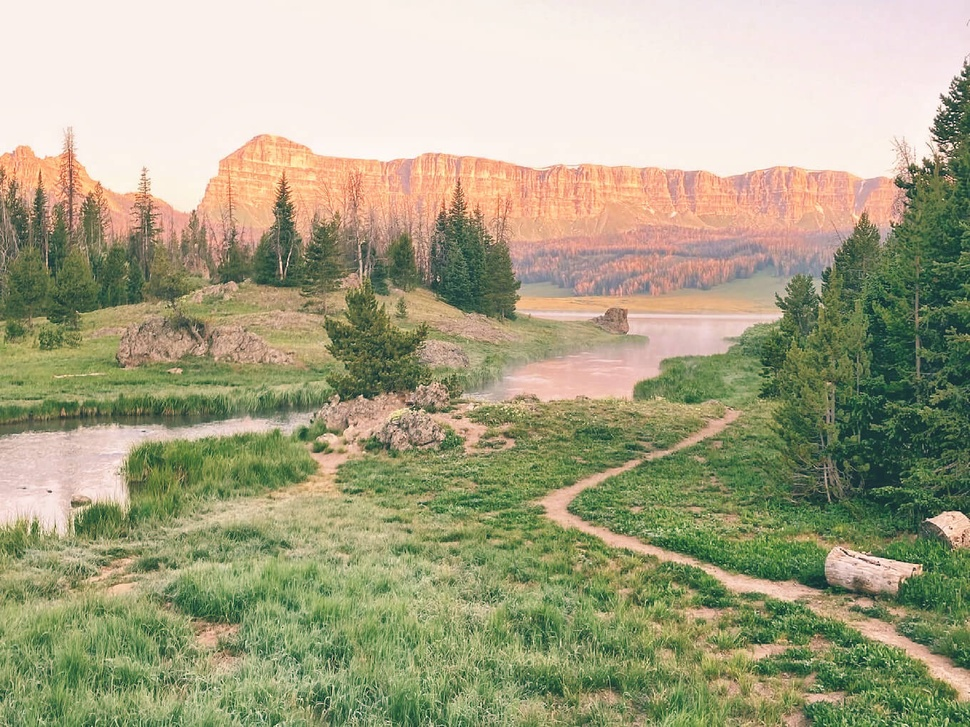
#> input picture Lab-02/lowContrast1.jpg, 970 x 727 px, shrunk from 1360 x 1020 before the run
$ python histogram_specification.py
#> lines starting #> are read from the running program, lines starting #| are printed output that depends on the picture
import cv2
import numpy as np
import matplotlib.pyplot as plt

def histogram_specification(input_image, reference_image):
    # Calculate histograms of input and reference images for each channel
    input_hist_b = cv2.calcHist([input_image], [0], None, [256], [0, 256])
    input_hist_g = cv2.calcHist([input_image], [1], None, [256], [0, 256])
    input_hist_r = cv2.calcHist([input_image], [2], None, [256], [0, 256])

    reference_hist_b = cv2.calcHist([reference_image], [0], None, [256], [0, 256])
    reference_hist_g = cv2.calcHist([reference_image], [1], None, [256], [0, 256])
    reference_hist_r = cv2.calcHist([reference_image], [2], None, [256], [0, 256])

    # Create mapping functions for each channel
    mapping_function_b = create_mapping_function(input_hist_b, reference_hist_b)
    mapping_function_g = create_mapping_function(input_hist_g, reference_hist_g)
    mapping_function_r = create_mapping_function(input_hist_r, reference_hist_r)

    # Apply the mapping functions to each channel
    matched_image = cv2.LUT(input_image, mapping_function_b)
    matched_image[:,:,1] = cv2.LUT(input_image[:,:,1], mapping_function_g)
    matched_image[:,:,2] = cv2.LUT(input_image[:,:,2], mapping_function_r)

    return matched_image

def create_mapping_function(input_hist, reference_hist):
    # Calculate cumulative histograms
    input_cumulative = np.cumsum(input_hist)
    reference_cumulative = np.cumsum(reference_hist)

    # Normalize cumulative histograms
    input_cumulative_normalized = (input_cumulative - input_cumulative.min()) * 255 / (input_cumulative.max() - input_cumulative.min())
    reference_cumulative_normalized = (reference_cumulative - reference_cumulative.min()) * 255 / (reference_cumulative.max() - reference_cumulative.min())

    # Create a mapping function
    mapping_function = np.zeros(256, dtype=np.uint8)
    for i in range(256):
        mapping_function[i] = np.argmin(np.abs(input_cumulative_normalized - reference_cumulative_normalized[i]))

    return mapping_function

if __name__ == "__main__":
    # Load the input colored image and reference image
    input_image = cv2.imread("lowContrast1.jpg")
#> input_image is the input picture: shape (727, 970, 3); mean B, G, R 134.1, 164.4, 167.2
    reference_image = cv2.imread("reference.jpeg")
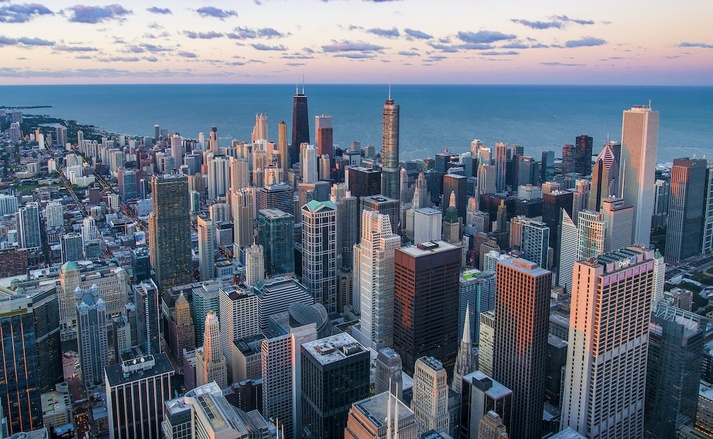
#> input picture Lab-02/reference.jpeg, 713 x 439 px, shrunk from 1000 x 615 before the run
#> reference_image is the input picture: shape (439, 713, 3); mean B, G, R 129.9, 114.5, 104.5

    # Perform histogram specification
    matched_image = histogram_specification(input_image, reference_image)
#> in histogram_specification, `input_hist_b = cv2.calcHist([input_image], [0], None, [256], [0, 256])`: input_hist_b = 256 values, max 69676 at index 236, min 0 at index 251, mean 2754.6
#> in histogram_specification, `input_hist_g = cv2.calcHist([input_image], [1], None, [256], [0, 256])`: input_hist_g = 256 values, max 80013 at index 241, min 0 at index 0, mean 2754.6
#> in histogram_specification, `input_hist_r = cv2.calcHist([input_image], [2], None, [256], [0, 256])`: input_hist_r = 256 values, max 84677 at index 250, min 0 at index 1, mean 2754.6
#> in histogram_specification, `reference_hist_b = cv2.calcHist([reference_image], [0], None, [256], [..`: reference_hist_b = 256 values, max 3004 at index 162, min 7 at index 253, mean 1222.7
#> in histogram_specification, `reference_hist_g = cv2.calcHist([reference_image], [1], None, [256], [..`: reference_hist_g = 256 values, max 3612 at index 121, min 0 at index 249, mean 1222.7
#> in histogram_specification, `reference_hist_r = cv2.calcHist([reference_image], [2], None, [256], [..`: reference_hist_r = 256 values, max 2466 at index 237, min 0 at index 254, mean 1222.7
#> in create_mapping_function, `input_cumulative = np.cumsum(input_hist)`: input_cumulative = 256 values from 25 to 705190
#> in create_mapping_function, `reference_cumulative = np.cumsum(reference_hist)`: reference_cumulative = 256 values from 260 to 313007
#> in create_mapping_function, `input_cumulative_normalized = (input_cumulative - input_cumulative.min..`: input_cumulative_normalized = 256 values from 0 to 255
#> after the loop in create_mapping_function, `for i in range(256):`: mapping_function = 256 values from 0 to 250
#> in histogram_specification, `mapping_function_g = create_mapping_function(input_hist_g, reference_h..`: mapping_function_g = 256 values from 0 to 255
#> in histogram_specification, `matched_image = cv2.LUT(input_image, mapping_function_b)`:
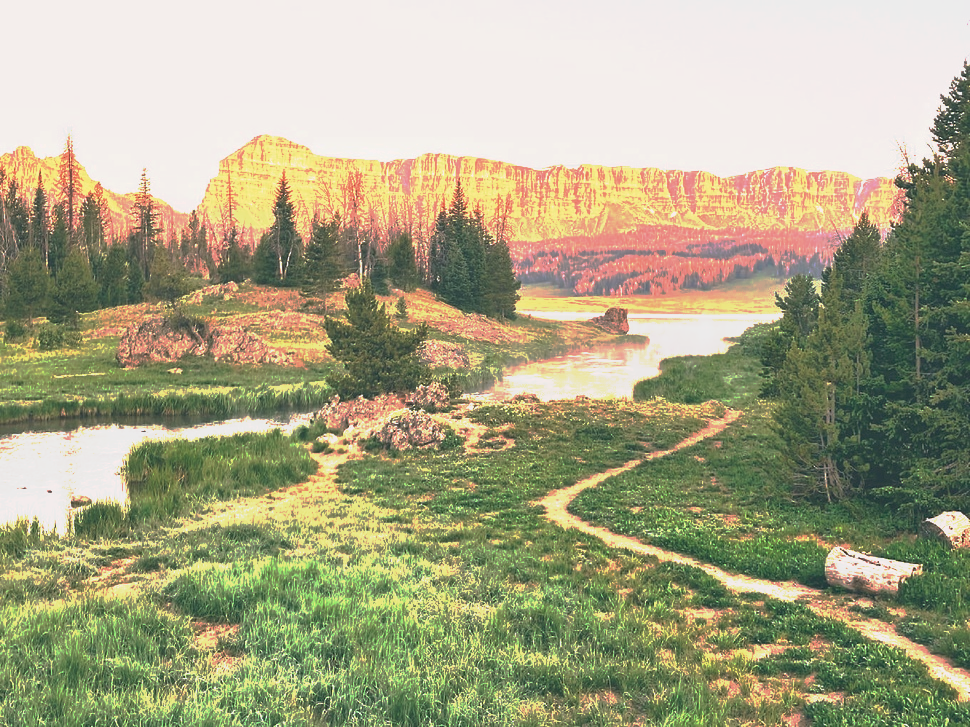
#> matched_image: shape (727, 970, 3); mean B, G, R 133.7, 166.1, 168.3
#> in histogram_specification, `matched_image[:,:,1] = cv2.LUT(input_image[:,:,1], mapping_function_g)`:
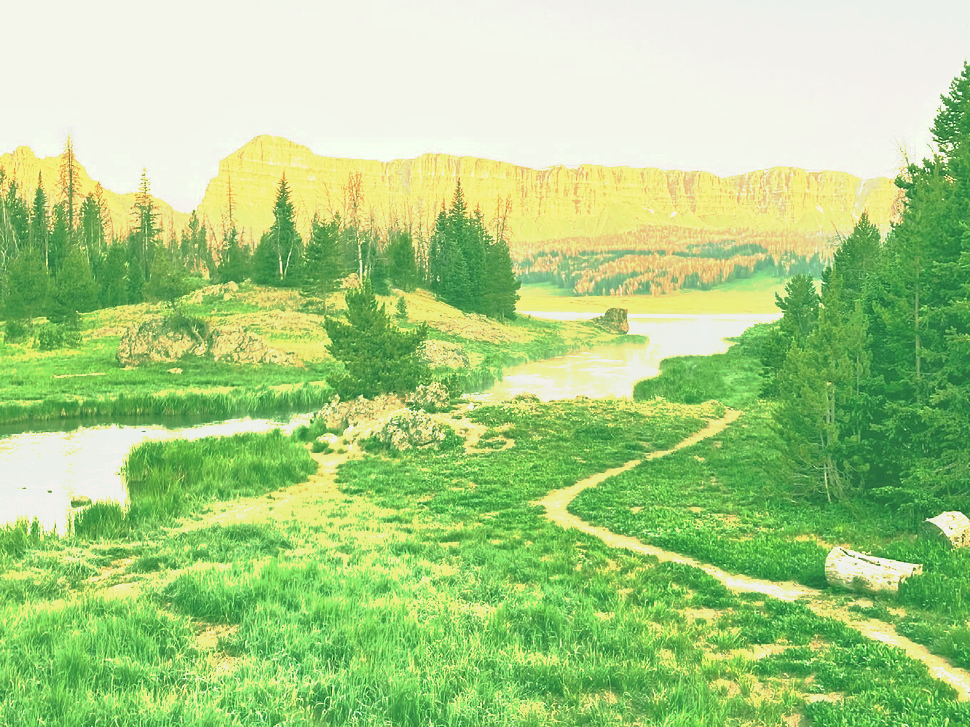
#> matched_image: shape (727, 970, 3); mean B, G, R 133.7, 206.8, 168.3
#> in histogram_specification, `matched_image[:,:,2] = cv2.LUT(input_image[:,:,2], mapping_function_r)`:
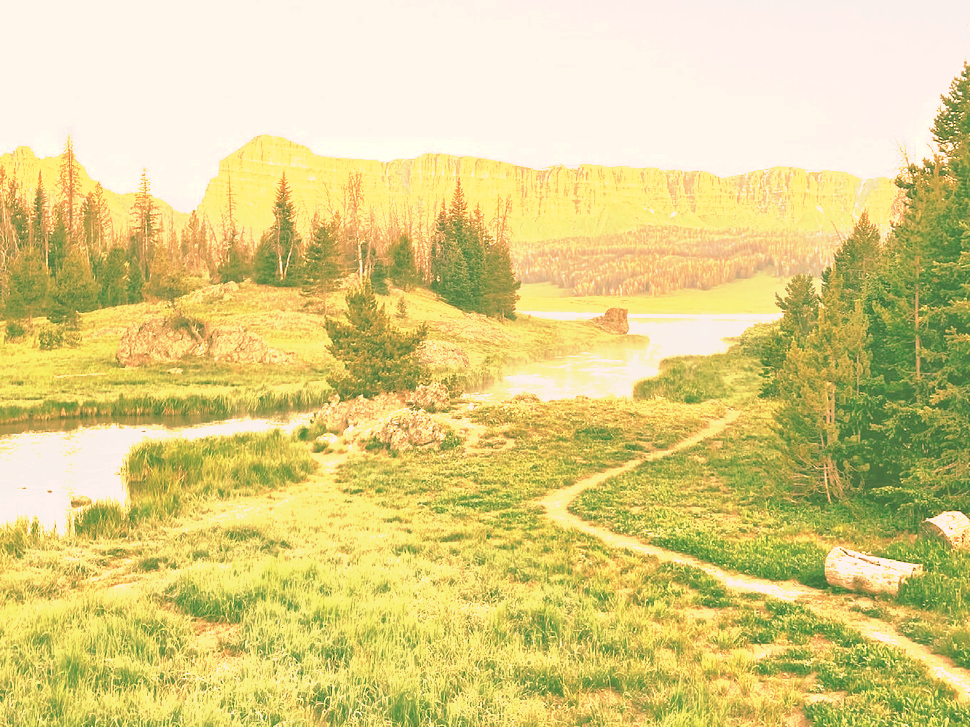
#> matched_image: shape (727, 970, 3); mean B, G, R 133.7, 206.8, 220.8

    # Display the input image, reference image, and the matched image
    plt.subplot(131)
    plt.imshow(cv2.cvtColor(input_image, cv2.COLOR_BGR2RGB))
    plt.title("Input Image")

    plt.subplot(132)
    plt.imshow(cv2.cvtColor(reference_image, cv2.COLOR_BGR2RGB))
    plt.title("Reference Image")

    plt.subplot(133)
    plt.imshow(cv2.cvtColor(matched_image, cv2.COLOR_BGR2RGB))
    plt.title("Matched Image")

    plt.tight_layout()
    plt.show()
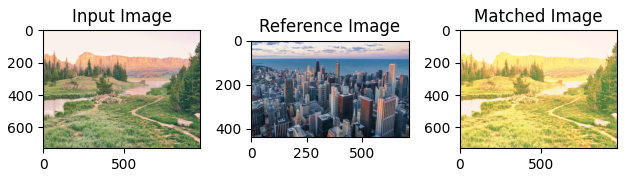
#> figure drawn by matplotlib, 3 panels
